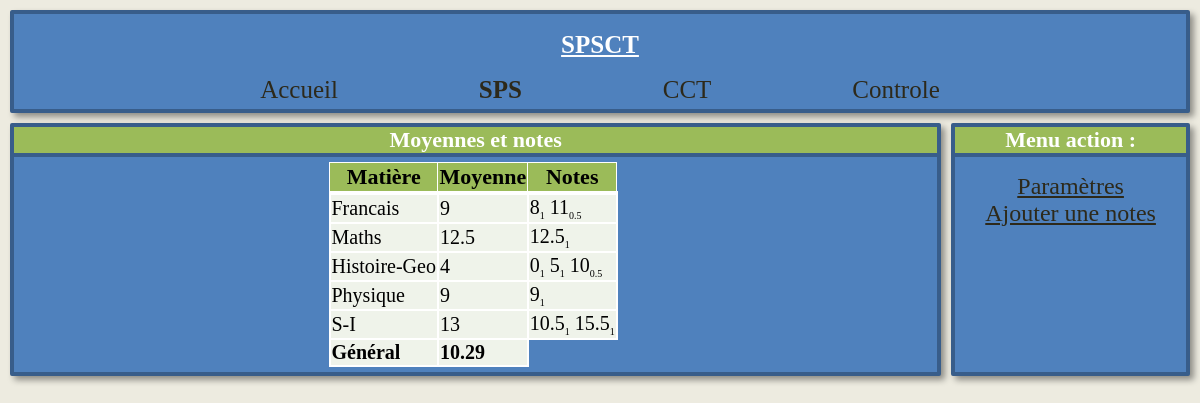
The app's page /index.php?pageId=sps (signed in) with its own data.
### tables this page shows
CREATE TABLE `notes` (
  `Id` int(11) NOT NULL,
  `Id_User` int(11) NOT NULL,
  `Date_note` datetime NOT NULL DEFAULT CURRENT_TIMESTAMP,
  `Trimestre` int(11) NOT NULL,
  `Id_matiere` int(11) NOT NULL,
  `Note` float NOT NULL,
  `coeff` float NOT NULL DEFAULT '1'
);

### www/private/modeles/getting/recup_trimestre.php (called while the page is built, shortened)
<?php
function recup_trimestre()
 {
 	global $bdd;
 	$req = $bdd->query('SELECT Trimestre FROM trimestre_actuel');
 	$reponse = $req->fetch();
	return $reponse['0'];
 }
 ?>

### www/private/modeles/getting/recup_matiere_Id.php (called while the page is built, shortened)
<?php
function recup_matiere_Id($trimestre)
 {
 	global $bdd;
 	$trimestre = (int) $trimestre;
 	$req = $bdd->prepare('SELECT Id FROM matieres WHERE Trimestre = :Trimestre AND valide = 1');
 	$req->bindParam(':Trimestre', $trimestre, PDO::PARAM_INT);
 	$req->execute();
	$matieres = $req->fetchAll();
	return $matieres;
 }
 ?>

### www/private/modeles/getting/recup_matiereName_By_Id.php (called while the page is built, shortened)
<?php
function recup_matiereName_By_Id($Id)
 {
 	global $bdd;
 	$Id = (int) $Id;
 	$req = $bdd->prepare('SELECT Matieres FROM matieres WHERE Id = :Id');
 	$req->bindParam(':Id', $Id, PDO::PARAM_INT);
 	$req->execute();
	$matieres = $req->fetch();
	return $matieres['0'];
 }
 ?>

### www/private/modeles/getting/recup_moyennes_matieres.php (called while the page is built, shortened)
<?php
function recup_moyennes_matieres($trimestre, $Id_matiere)
 {
 	global $bdd;
 	$trimestre = (int) $trimestre;
 	$Id_matiere = (int) $Id_matiere;
 	$req = $bdd->prepare('SELECT (SUM(Note * coeff) / SUM(coeff)) AS Moyenne
 						  FROM notes
 						  WHERE Trimestre = :Trimestre
 							AND Id_matiere = :Id_matiere');
 	$req->bindParam(':Id_matiere', $Id_matiere, PDO::PARAM_INT);
 	$req->bindParam(':Trimestre', $trimestre, PDO::PARAM_INT);
	$req->execute();
	$reponse = $req->fetch();
	return $reponse['0'];
 }
 ?>

### www/private/modeles/getting/recup_moyenne_trimestre.php (called while the page is built, shortened)
<?php
function recup_moyenne_trimestre($trimestre)
 {
 	$Id_matieres = recup_matiere_Id($trimestre);
 	$trimestre = (int) $trimestre;
 	$sommes_moyenne = 0;
 	$sommes_coeff = 0;
 	foreach ($Id_matieres as $value)
 	{
 		$tableau_moyenne[] = recup_moyennes_matieres($trimestre, $value['Id']);
 		$tableau_coeff[] = recup_coeff_matiere($value['Id']);
 	}
 	foreach ($tableau_moyenne as $key => $value)
 	{
 		$value2 = $value * $tableau_coeff[$key];
 		$sommes_moyenne = $sommes_moyenne + $value2;
 	}
 	foreach ($tableau_coeff as $value)
 	{
 		$sommes_coeff = $sommes_coeff + $value;
 	}
 	$moyenne = round($sommes_moyenne / $sommes_coeff, 2);
 	return $moyenne;
 }
 ?>

### www/private/modeles/getting/recup_last_grade.php (called while the page is built, shortened)
<?php
function recup_last_grade($trimestre, $Id_matiere)
 {
 	global $bdd;
 	$trimestre = (int) $trimestre;
 	$Id_matiere = (int) $Id_matiere;
 	$req = $bdd->prepare('SELECT
 						    Note, coeff
 						  FROM
 						    notes
 						  WHERE
 						    Trimestre = :trimestre AND Id_matiere = :Id_matiere
 						  ORDER BY
 						    Date_note DESC
 						    ');
 	$req->bindParam(':trimestre', $trimestre, PDO::PARAM_INT);
 	$req->bindParam(':Id_matiere', $Id_matiere, PDO::PARAM_INT);
 	$req->execute();
	$laste_grade = $req->fetchAll();
	return $laste_grade;
 }
 ?>

### www/private/modeles/getting/recup_coeff_matiere.php (called while the page is built, shortened)
<?php
function recup_coeff_matiere($Id_matiere)
 {
 	global $bdd;
 	$Id_matiere = (int) $Id_matiere;
 	$req = $bdd->prepare('SELECT Coeff
 						  FROM matieres
 						  WHERE Id = :Id_matiere');
 	$req->bindParam(':Id_matiere', $Id_matiere, PDO::PARAM_INT);
	$req->execute();
	$reponse = $req->fetch();
	return $reponse['0'];
 }
 ?>

### www/private/vues/SPS/table_moyennes.php (the view)
<div id="table_moyennes">
	<table id="type_1">
		<thead>
			<tr>
				<th>Matière</th>
				<th>Moyenne</th>
				<th>Notes</th>
			</tr>
		</thead>
		<tbody>
		<?php
			foreach ($tableau_matieres as $key => $matiere)
			{
				$moyenne_matiere_ = round($tableau_moyennes[$key], 2);
				$last_grade = recup_last_grade($trimestre, $tableau_matieres_Id[$key]);
				echo '<tr><td>' . $matiere . '</td><td>' . $moyenne_matiere_ . '</td><td>';
				foreach ($last_grade as $grade)
				{
					echo '  ' . $grade['Note'] . '<sub class="coeff">' . $grade['coeff'] . '</sub>';
				}
				echo "</td></tr>";
			}
			$moyenne = round($moyenne, 2);
		?>
		<tr>
			<td><strong>Général</strong></td>
			<td><strong><?php echo $moyenne;?></strong></td>
		</tr>
		</tbody>
	</table>
</div>

### www/index.php (shortened to what this page needs)
<?php
if(isset($_SESSION['Id']) OR isset($_GET['go']))
{
	if(isset($_GET['pageId']))
	{
		switch ($_GET['pageId'])
		{
			case 'sps':
				include_once("private/control/sps/sps.php");
				break;
		}
	}
	else
	{
		include_once("private/control/accueil/accueil.php");
	}
}
else
{
	include("private/control/connexion/connexion.php");
}
?>

### www/private/control/sps/sps.php (shortened to what this page needs)
<?php
$trimestre = recup_trimestre();
$matiere_Id = recup_matiere_Id($trimestre);
if($matiere_Id)
{
	$moyenne = recup_moyenne_trimestre($trimestre, $matiere_Id);
	foreach ($matiere_Id as $value)
	{
		$tableau_matieres[] = recup_matiereName_By_Id($value['0']);
		$tableau_matieres_Id[] = $value['0'];
		$tableau_moyennes[] = recup_moyennes_matieres($trimestre ,$value['0']);
	}
	include("private/control_vues/SPS.php");
}
else
{
	header('location: index.php?action=new_matiere&stat=500');
}

### www/private/control_vues/SPS.php (shortened to what this page needs)
<!DOCTYPE html>
<html>
<?php
include("private/vues/head/std.php");
?>
<body>
<?php
$title_header = "SPSCT";
$page_actu = "sps";
include("private/vues/header/std.php");
?>
<section>
	<article id="type_2-1">
	<h3>Moyennes et notes</h3>
	<?php
	include("private/vues/SPS/table_moyennes.php");
	?>
	</article>
	<article id="type_2-2">
		<?php
		include("private/vues/Menu/Action.php");
		?>
	</article>
</section>
</body>
</html>

### www/private/vues/head/std.php (shortened to what this page needs)
<head>
	<link rel="stylesheet" type="text/css" href="private/vues/styles/std.css">
</head>

### www/private/vues/header/std.php
<header>
	<h1><?php echo $title_header; ?></h1>
	<nav id="Menu">
	<ul>
		<li>
			<a href="index.php"
				<?php
				if($page_actu == "accueil")
				{
					echo "class=\"current\"";
				}
				?>
			>
			Accueil
			</a>
		</li>
		<li>
			<a  href="index.php?pageId=sps"
				<?php
				if($page_actu == "sps")
				{
					echo "class=\"current\"";
				}
				?>
			>
			SPS
			</a>
		</li>
		<li>
			<a  href="index.php?pageId=cct"
				<?php
				if($page_actu == "cct")
				{
					echo "class=\"current\"";
				}
				?>
			>
			CCT
			</a>
		</li>
		<li>
			<a  href="index.php?pageId=control&amp;action=view"
				<?php
				if($page_actu == "control")
				{
					echo "class=\"current\"";
				}
				?>
			>
			Controle
			</a>
		</li>
	</ul>
</nav>
</header>

### www/private/vues/Menu/Action.php
<h3>Menu action :</h3>
<div id="menu">
	<ul>
		<li><a href="index.php?pageId=setting">Paramètres</a></li>
		<li><a href="index.php?action=post_grade">Ajouter une notes</a></li>
	</ul>
</div>

### www/private/vues/styles/std.css (style rules this page uses)
header a, #menu a { color: rgb(45,41,26); font-size: 24px; }
li { list-style-type: none; }
#menu { text-align: center; }
#menu ul { padding: 0px; }
h1, h2, h3 { color: white; }
nav ul li a { color: rgb(45,41,26); text-decoration: none; font-weight: normal; font-size: 25px; }
.current { font-weight: bold; }
h1 { font-size: 25px; text-decoration: underline; font-weight: bold; text-align: center; }
h3 { font-size: 22px; width: 100%; margin: 0px; border-bottom: 4px solid rgb(56,93,138); background-color: rgb(155,187,89); text-align: center; }
body { background-color: rgb(237,235,224); }
header, article { background-color: rgb(79,129,189); }
header, article, footer { border: 4px solid rgb(56,93,138); border-radius: 2px; }
body { margin: 10px; }
header { margin-bottom: 10px; }
article { margin-bottom: 10px; }
nav ul { display: flex; justify-content: space-around; width: 70%; margin: auto; list-style-type: none; margin-bottom: 5px; padding: 0px; }
header, article, footer { box-shadow: 4px 4px 6px rgba(0,0,0,0.4); }
section { display: flex; }
article[id = "type_2-1"] { width: 80%; margin-right: 10px; }
article[id = "type_2-2"] { width: 20%; }
table[id = "type_1"] { margin: 5px auto 5px auto; border-collapse: collapse; }
table[id = "type_1"] th { font-weight: bold; font-size: 22px; background-color: rgb(155,187,89); border: 1px solid white; text-align: center; }
table[id = "type_1"] thead tr { border-bottom: 4px solid white; }
table[id = "type_1"] tbody tr { color: black; font-size: 20px; }
table[id = "type_1"] td { border: 2px solid white; background-color: rgb(239,243,234); }
#table_moyennes { margin: auto 10px auto 5px; }
.coeff { font-size: 10px; }

### records on screen
notes: Note "8", coeff "1"
notes: Note "11", coeff "0.5"
notes: Note "12.5", coeff "1"
notes: Note "0", coeff "1"
notes: Note "5", coeff "1"
notes: Note "10", coeff "0.5"
notes: Note "9", coeff "1"
notes: Note "10.5", coeff "1"
notes: Note "15.5", coeff "1"

### other values on screen
$title_header "SPSCT"
$matiere "Francais"
$moyenne_matiere_ "9"
$matiere "Maths"
$moyenne_matiere_ "12.5"
$matiere "Histoire-Geo"
$moyenne_matiere_ "4"
$matiere "Physique"
$matiere "S-I"
$moyenne_matiere_ "13"
$moyenne "10.29"
